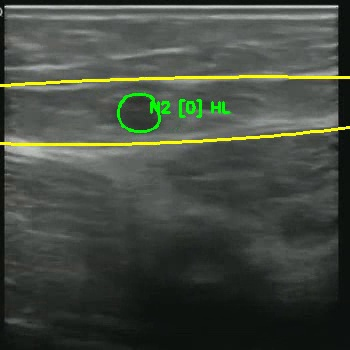
#> input picture Annotation_Testing/sample_ann.jpg, 350 x 350 px
$ python -i rule_based_fascia.py   (imports and definitions only)
#> lines starting #> are read from the running program, lines starting #| are printed output that depends on the picture; after the words box and inside, x2 and y2 are one past the last pixel; in counts of white or black regions, pixels touching at a corner belong together
"""
Rule-based fascia detection for ultrasound images.
Detects fascia as linear bright structures using image processing.
No training data required - uses classical computer vision techniques.
"""

import cv2
import numpy as np
from pathlib import Path
from typing import Tuple, Optional
import torch


class RuleBasedFasciaDetector:
    """
    Detect fascia boundaries in ultrasound using:
    - CLAHE enhancement
    - Edge detection
    - Line detection
    - Morphological filtering

    Fascia appears as bright linear structures in ultrasound.
    """

    def __init__(self, device='cpu'):
        self.device = device

    def enhance_image(self, image: np.ndarray) -> np.ndarray:
        """
        Enhance ultrasound image contrast using CLAHE.

        Args:
            image: input image (H, W, C) or (H, W)

        Returns:
            enhanced image in same format
        """
        if len(image.shape) == 3:
            # Convert to grayscale for processing
            gray = cv2.cvtColor(image, cv2.COLOR_RGB2GRAY)
        else:
            gray = image.copy()

        # CLAHE enhancement
        clahe = cv2.createCLAHE(clipLimit=2.0, tileGridSize=(8, 8))
        enhanced = clahe.apply(gray)

        return enhanced

    def detect_edges(self, image: np.ndarray, threshold1=50, threshold2=150) -> np.ndarray:
        """
        Detect edges using Canny edge detector.

        Args:
            image: grayscale ultrasound image
            threshold1: lower Canny threshold
            threshold2: upper Canny threshold

        Returns:
            binary edge map
        """
        edges = cv2.Canny(image, threshold1, threshold2)
        return edges

    def detect_lines(self, edge_image: np.ndarray) -> np.ndarray:
        """
        Detect linear structures (fascia boundaries) using morphological operations.

        Args:
            edge_image: binary edge map

        Returns:
            line detection result
        """
        # Create horizontal and vertical kernels to detect line-like structures
        kernel_h = cv2.getStructuringElement(cv2.MORPH_RECT, (20, 3))
        kernel_v = cv2.getStructuringElement(cv2.MORPH_RECT, (3, 20))

        # Detect horizontal and vertical lines
        lines_h = cv2.morphologyEx(edge_image, cv2.MORPH_OPEN, kernel_h)
        lines_v = cv2.morphologyEx(edge_image, cv2.MORPH_OPEN, kernel_v)

        # Combine
        combined_lines = cv2.bitwise_or(lines_h, lines_v)

        return combined_lines

    def filter_fascia_candidates(self, image: np.ndarray, line_map: np.ndarray) -> np.ndarray:
        """
        Filter line candidates to likely fascia.
        Fascia typically:
        - Has high intensity in ultrasound
        - Forms continuous boundaries
        - Located at tissue layer interfaces

        Args:
            image: original ultrasound
            line_map: detected lines

        Returns:
            filtered fascia mask
        """
        # Threshold on intensity (fascia is bright)
        _, intensity_mask = cv2.threshold(image, 100, 255, cv2.THRESH_BINARY)

        # Combine with line detection
        combined = cv2.bitwise_and(intensity_mask, line_map)

        # Clean up with morphological closing
        kernel = cv2.getStructuringElement(cv2.MORPH_ELLIPSE, (5, 5))
        cleaned = cv2.morphologyEx(combined, cv2.MORPH_CLOSE, kernel)

        return cleaned

    def fill_fascia_region(self, fascia_lines: np.ndarray, original_shape: Tuple) -> np.ndarray:
        """
        Fill region below detected fascia line (fascia defines boundary).

        Args:
            fascia_lines: detected fascia boundaries
            original_shape: original image shape

        Returns:
            binary fascia mask
        """
        # Dilate to make boundaries thicker
        kernel = cv2.getStructuringElement(cv2.MORPH_ELLIPSE, (3, 3))
        dilated = cv2.dilate(fascia_lines, kernel, iterations=2)

        return dilated

    def detect_fascia(self, image: np.ndarray) -> Tuple[np.ndarray, np.ndarray]:
        """
        Detect fascia in ultrasound image.

        Args:
            image: input ultrasound image (any size, any color format)

        Returns:
            (normalized_mask, confidence_map)
            - mask: binary fascia segmentation (0-1)
            - confidence: pixel confidence scores (0-1)
        """
        # Ensure input is correct format
        if len(image.shape) == 3:
            original = image.copy()
            if image.max() > 1:
                image = image.astype(np.float32) / 255.0
            gray = cv2.cvtColor((image * 255).astype(np.uint8), cv2.COLOR_RGB2GRAY)
        else:
            gray = image.copy()
            if gray.max() > 1:
                gray = gray.astype(np.float32) / 255.0
                gray = (gray * 255).astype(np.uint8)

        H, W = gray.shape

        # Step 1: Enhance
        enhanced = self.enhance_image(gray)

        # Step 2: Detect edges
        edges = self.detect_edges(enhanced)

        # Step 3: Detect lines
        lines = self.detect_lines(edges)

        # Step 4: Filter for fascia
        fascia_candidates = self.filter_fascia_candidates(enhanced, lines)

        # Step 5: Fill fascia region
        fascia_mask = self.fill_fascia_region(fascia_candidates, (H, W))

        # Normalize to 0-1
        if fascia_mask.max() > 0:
            fascia_mask_norm = fascia_mask.astype(np.float32) / 255.0
        else:
            fascia_mask_norm = fascia_mask.astype(np.float32)

        # Create confidence map (combine line strength with intensity)
        confidence = np.zeros((H, W), dtype=np.float32)

        # High confidence where we detected strong lines
        line_norm = lines.astype(np.float32) / 255.0
        intensity_norm = enhanced.astype(np.float32) / 255.0

        # Confidence = line detection * local intensity
        confidence = (line_norm * 0.6 + intensity_norm * 0.4)
        confidence = np.clip(confidence, 0, 1)

        return fascia_mask_norm, confidence


class FasciaDetectorWrapper:
    """Wrapper to match the UNet inference interface."""

    def __init__(self, device='cpu'):
        self.detector = RuleBasedFasciaDetector(device=device)
        self.device = device

    # [44 lines left out: functions detect, detect_batch, not called in this run]


# Test
# [26 lines not run here, left out]

>>> import cv2
>>> picture = cv2.cvtColor(cv2.imread('../../../Annotation_Testing/sample_ann.jpg'), cv2.COLOR_BGR2RGB)
>>> result = RuleBasedFasciaDetector().detect_fascia(picture)
#> in detect_fascia, `image = image.astype(np.float32) / 255.0`:
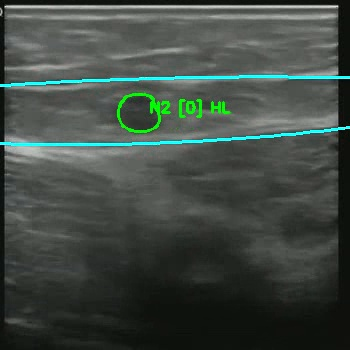
#> image: shape (350, 350, 3) float32; mean of channels 0, 1, 2 0.268, 0.292, 0.255; drawn as B, G, R
#> in detect_fascia, `gray = cv2.cvtColor((image * 255).astype(np.uint8), cv2.COLOR_RGB2GRAY)`:
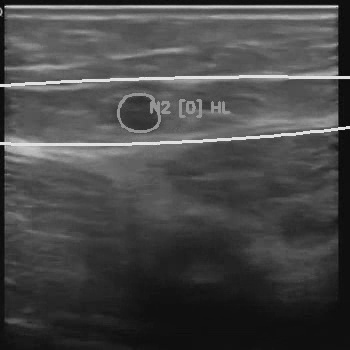
#> gray: shape (350, 350); min 3, max 239, mean 71.6
#> in enhance_image, `enhanced = clahe.apply(gray)`:
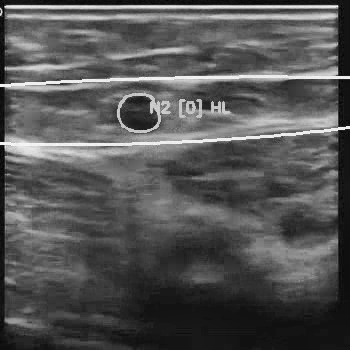
#> enhanced: shape (350, 350); min 2, max 250, mean 85.2
#> in detect_edges, `edges = cv2.Canny(image, threshold1, threshold2)`:
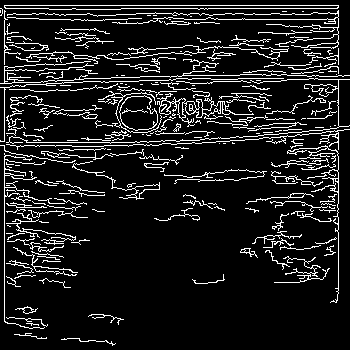
#> edges: shape (350, 350); 11.3% white in thin lines or dots
#> in detect_lines, `lines_h = cv2.morphologyEx(edge_image, cv2.MORPH_OPEN, kernel_h)`: lines_h: shape (350, 350); every value is 0
#> in filter_fascia_candidates, `_, intensity_mask = cv2.threshold(image, 100, 255, cv2.THRESH_BINARY)`:
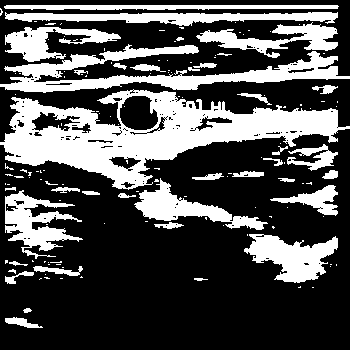
#> intensity_mask: shape (350, 350); 31.5% white; 145 white regions (107 under 20 px), largest, box (x1, y1, x2, y2) and area: (0, 89, 350, 190) 14210, (0, 44, 350, 93) 5680, (5, 12, 338, 26) 2580
#> in detect_fascia, `fascia_mask_norm = fascia_mask.astype(np.float32)`: fascia_mask_norm: shape (350, 350) float32; every value is 0
#> in detect_fascia, `confidence = (line_norm * 0.6 + intensity_norm * 0.4)`:
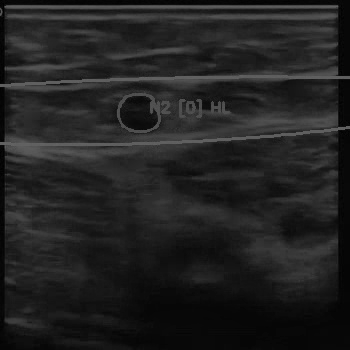
#> confidence: shape (350, 350) float32; min 0.00314, max 0.392, mean 0.134

$ run again, on Annotation_Testing/sample_raw.jpg
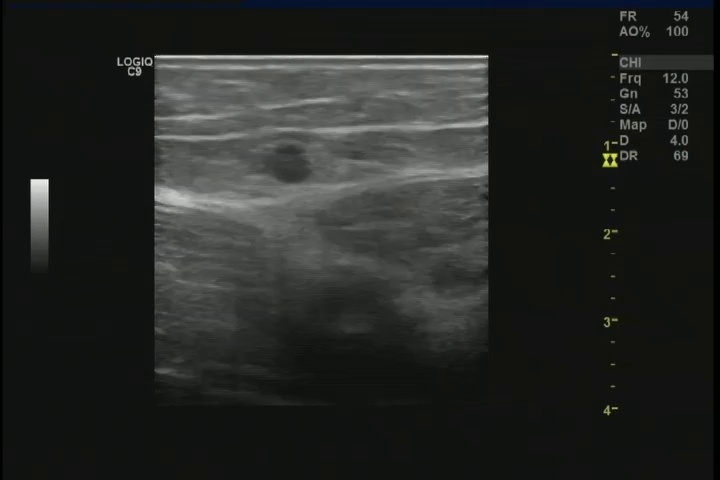
#> input picture Annotation_Testing/sample_raw.jpg, 720 x 480 px
#> in detect_edges, `edges = cv2.Canny(image, threshold1, threshold2)`:
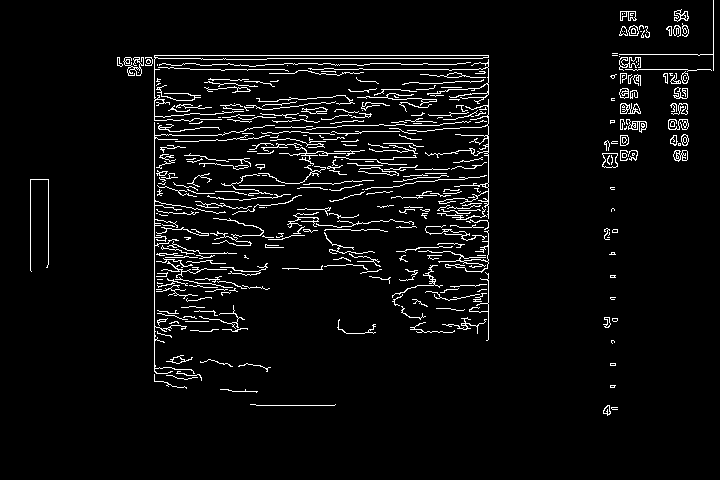
#> edges: shape (480, 720); 4.8% white in thin lines or dots, all inside (x1, y1, x2, y2) = (30, 0, 714, 416)
#> lines_h: shape (480, 720); every value is 0
#> intensity_mask: shape (480, 720); 13.1% white; 194 white regions (117 under 20 px), largest, box (x1, y1, x2, y2) and area: (154, 73, 488, 283) 27207, (155, 256, 258, 335) 2891, (393, 283, 488, 333) 2842
#> fascia_mask_norm: shape (480, 720) float32; every value is 0
#> in detect_fascia, `confidence = (line_norm * 0.6 + intensity_norm * 0.4)`:
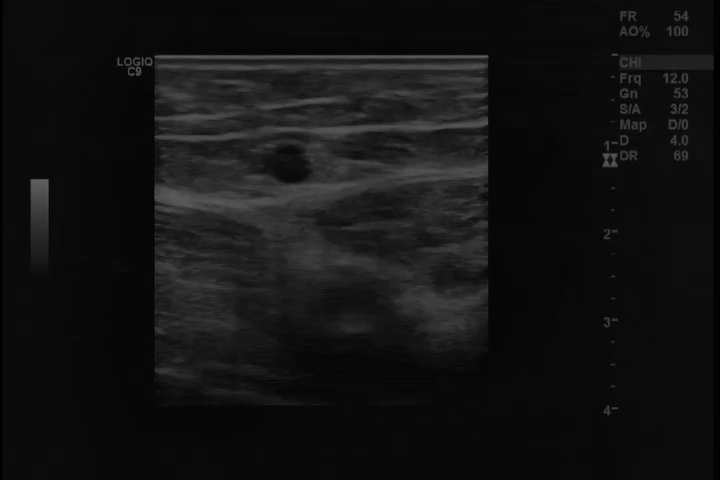
#> confidence: shape (480, 720) float32; min 0.00157, max 0.395, mean 0.0745

$ run again, on Annotation_Testing/test_ann_0.00.jpg
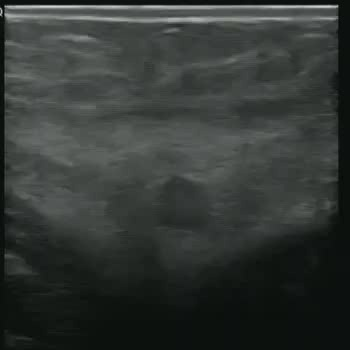
#> input picture Annotation_Testing/test_ann_0.00.jpg, 350 x 350 px
#> in detect_edges, `edges = cv2.Canny(image, threshold1, threshold2)`:
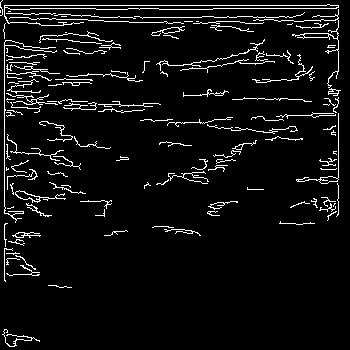
#> edges: shape (350, 350); 5.9% white in thin lines or dots
#> lines_h: shape (350, 350); every value is 0
#> intensity_mask: shape (350, 350); 21.4% white; 104 white regions (63 under 20 px), largest, box (x1, y1, x2, y2) and area: (5, 88, 299, 178) 9512, (4, 5, 339, 28) 5252, (5, 159, 123, 237) 2989
#> fascia_mask_norm: shape (350, 350) float32; every value is 0
#> in detect_fascia, `confidence = (line_norm * 0.6 + intensity_norm * 0.4)`:
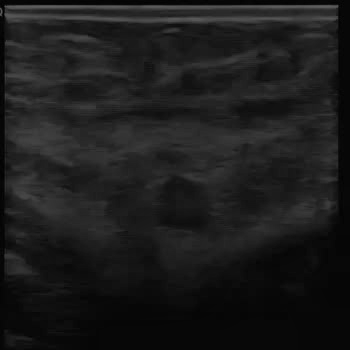
#> confidence: shape (350, 350) float32; min 0.00157, max 0.378, mean 0.111

$ run again, on Annotation_Testing/test_ann_0.70.jpg
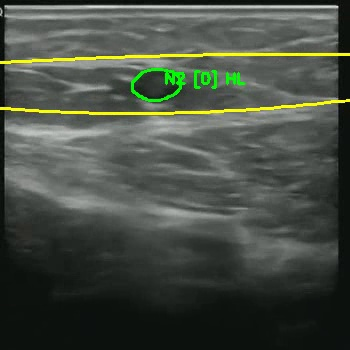
#> input picture Annotation_Testing/test_ann_0.70.jpg, 350 x 350 px
#> in detect_edges, `edges = cv2.Canny(image, threshold1, threshold2)`:
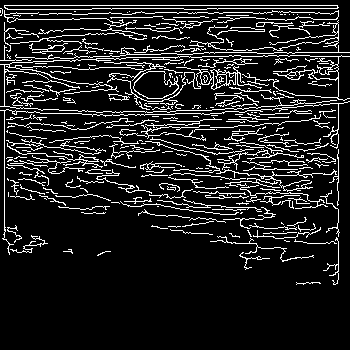
#> edges: shape (350, 350); 12.5% white in thin lines or dots, all inside (x1, y1, x2, y2) = (0, 5, 350, 285)
#> lines_h: shape (350, 350); every value is 0
#> intensity_mask: shape (350, 350); 35.2% white; 92 white regions (74 under 20 px), largest, box (x1, y1, x2, y2) and area: (0, 5, 350, 197) 29205, (5, 158, 338, 276) 10102, (227, 180, 318, 210) 1134
#> fascia_mask_norm: shape (350, 350) float32; every value is 0
#> in detect_fascia, `confidence = (line_norm * 0.6 + intensity_norm * 0.4)`:
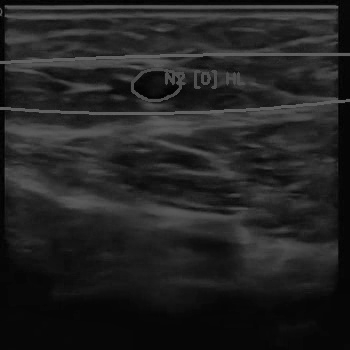
#> confidence: shape (350, 350) float32; min 0.00314, max 0.398, mean 0.138
